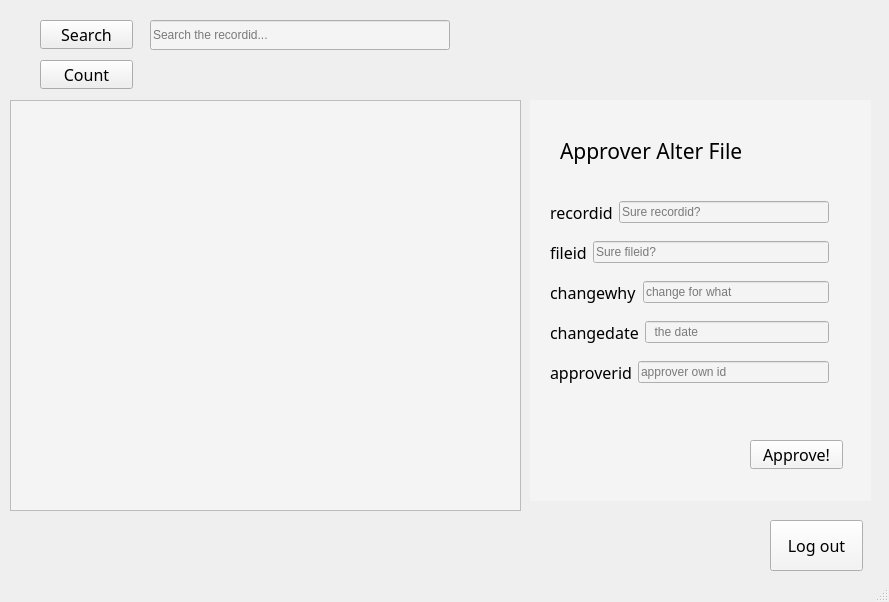
<?xml version="1.0" encoding="UTF-8"?>
<ui version="4.0">
 <class>approverpage</class>
 <widget class="QMainWindow" name="approverpage">
  <property name="geometry">
   <rect>
    <x>0</x>
    <y>0</y>
    <width>889</width>
    <height>602</height>
   </rect>
  </property>
  <property name="windowTitle">
   <string>MainWindow</string>
  </property>
  <property name="styleSheet">
   <string notr="true">#approverpage{
	border-image: url(:/picture5.jpg);
}</string>
  </property>
  <widget class="QWidget" name="centralwidget">
   <widget class="QTableView" name="cardTable">
    <property name="geometry">
     <rect>
      <x>10</x>
      <y>100</y>
      <width>511</width>
      <height>411</height>
     </rect>
    </property>
    <property name="styleSheet">
     <string notr="true">background-color: rgb(244, 244, 244);</string>
    </property>
   </widget>
   <widget class="QPushButton" name="pushButton_search">
    <property name="geometry">
     <rect>
      <x>40</x>
      <y>20</y>
      <width>93</width>
      <height>29</height>
     </rect>
    </property>
    <property name="font">
     <font>
      <family>MV Boli</family>
      <pointsize>12</pointsize>
     </font>
    </property>
    <property name="styleSheet">
     <string notr="true"/>
    </property>
    <property name="text">
     <string>Search</string>
    </property>
   </widget>
   <widget class="QLineEdit" name="searchid">
    <property name="geometry">
     <rect>
      <x>150</x>
      <y>20</y>
      <width>300</width>
      <height>30</height>
     </rect>
    </property>
    <property name="sizePolicy">
     <sizepolicy hsizetype="Fixed" vsizetype="Fixed">
      <horstretch>0</horstretch>
      <verstretch>0</verstretch>
     </sizepolicy>
    </property>
    <property name="minimumSize">
     <size>
      <width>300</width>
      <height>30</height>
     </size>
    </property>
    <property name="maximumSize">
     <size>
      <width>300</width>
      <height>31</height>
     </size>
    </property>
    <property name="styleSheet">
     <string notr="true">background-color: rgb(244, 244, 244);</string>
    </property>
    <property name="placeholderText">
     <string>Search the recordid...</string>
    </property>
   </widget>
   <widget class="QStackedWidget" name="controlPage_3">
    <property name="geometry">
     <rect>
      <x>530</x>
      <y>100</y>
      <width>341</width>
      <height>401</height>
     </rect>
    </property>
    <property name="styleSheet">
     <string notr="true">background-color: rgb(255, 255, 255);
background-color: rgb(244, 244, 244);</string>
    </property>
    <property name="currentIndex">
     <number>0</number>
    </property>
    <widget class="QWidget" name="page">
     <widget class="QPushButton" name="pushButton_approvealter">
      <property name="geometry">
       <rect>
        <x>220</x>
        <y>340</y>
        <width>93</width>
        <height>29</height>
       </rect>
      </property>
      <property name="font">
       <font>
        <family>MV Boli</family>
        <pointsize>12</pointsize>
       </font>
      </property>
      <property name="text">
       <string>Approve!</string>
      </property>
     </widget>
     <widget class="QLabel" name="label_5">
      <property name="geometry">
       <rect>
        <x>30</x>
        <y>30</y>
        <width>261</width>
        <height>41</height>
       </rect>
      </property>
      <property name="font">
       <font>
        <family>MV Boli</family>
        <pointsize>16</pointsize>
       </font>
      </property>
      <property name="text">
       <string>Approver Alter File</string>
      </property>
     </widget>
     <widget class="QWidget" name="layoutWidget">
      <property name="geometry">
       <rect>
        <x>20</x>
        <y>90</y>
        <width>279</width>
        <height>205</height>
       </rect>
      </property>
      <layout class="QVBoxLayout" name="verticalLayout">
       <item>
        <layout class="QHBoxLayout" name="horizontalLayout">
         <item>
          <widget class="QLabel" name="label">
           <property name="font">
            <font>
             <family>MV Boli</family>
             <pointsize>12</pointsize>
            </font>
           </property>
           <property name="text">
            <string>recordid</string>
           </property>
          </widget>
         </item>
         <item>
          <widget class="QLineEdit" name="choooserecordid">
           <property name="placeholderText">
            <string>Sure recordid?</string>
           </property>
          </widget>
         </item>
        </layout>
       </item>
       <item>
        <layout class="QHBoxLayout" name="horizontalLayout_2">
         <item>
          <widget class="QLabel" name="label_2">
           <property name="font">
            <font>
             <family>MV Boli</family>
             <pointsize>12</pointsize>
            </font>
           </property>
           <property name="text">
            <string>fileid</string>
           </property>
          </widget>
         </item>
         <item>
          <widget class="QLineEdit" name="thefileid">
           <property name="placeholderText">
            <string>Sure fileid?</string>
           </property>
          </widget>
         </item>
        </layout>
       </item>
       <item>
        <layout class="QHBoxLayout" name="horizontalLayout_3">
         <item>
          <widget class="QLabel" name="label_3">
           <property name="font">
            <font>
             <family>MV Boli</family>
             <pointsize>12</pointsize>
            </font>
           </property>
           <property name="text">
            <string>changewhy</string>
           </property>
          </widget>
         </item>
         <item>
          <widget class="QLineEdit" name="changeforwhat">
           <property name="placeholderText">
            <string>change for what</string>
           </property>
          </widget>
         </item>
        </layout>
       </item>
       <item>
        <layout class="QHBoxLayout" name="horizontalLayout_4">
         <item>
          <widget class="QLabel" name="label_6">
           <property name="font">
            <font>
             <family>MV Boli</family>
             <pointsize>12</pointsize>
            </font>
           </property>
           <property name="text">
            <string>changedate</string>
           </property>
          </widget>
         </item>
         <item>
          <widget class="QLineEdit" name="thechangedate">
           <property name="text">
            <string/>
           </property>
           <property name="placeholderText">
            <string>  the date</string>
           </property>
          </widget>
         </item>
        </layout>
       </item>
       <item>
        <layout class="QHBoxLayout" name="horizontalLayout_5">
         <item>
          <widget class="QLabel" name="label_4">
           <property name="font">
            <font>
             <family>MV Boli</family>
             <pointsize>12</pointsize>
            </font>
           </property>
           <property name="text">
            <string>approverid</string>
           </property>
          </widget>
         </item>
         <item>
          <widget class="QLineEdit" name="approverownid">
           <property name="placeholderText">
            <string>approver own id</string>
           </property>
          </widget>
         </item>
        </layout>
       </item>
      </layout>
     </widget>
    </widget>
   </widget>
   <widget class="QPushButton" name="pushButton_logoutapprover">
    <property name="geometry">
     <rect>
      <x>770</x>
      <y>520</y>
      <width>93</width>
      <height>51</height>
     </rect>
    </property>
    <property name="font">
     <font>
      <family>MV Boli</family>
      <pointsize>12</pointsize>
     </font>
    </property>
    <property name="styleSheet">
     <string notr="true">background-color: rgb(244, 244, 244);</string>
    </property>
    <property name="text">
     <string>Log out</string>
    </property>
   </widget>
   <widget class="QPushButton" name="pushButton_count_approve">
    <property name="geometry">
     <rect>
      <x>40</x>
      <y>60</y>
      <width>93</width>
      <height>29</height>
     </rect>
    </property>
    <property name="font">
     <font>
      <family>MV Boli</family>
      <pointsize>12</pointsize>
     </font>
    </property>
    <property name="text">
     <string>Count</string>
    </property>
   </widget>
   <widget class="QLabel" name="rowcount_approve">
    <property name="geometry">
     <rect>
      <x>160</x>
      <y>60</y>
      <width>51</width>
      <height>20</height>
     </rect>
    </property>
    <property name="font">
     <font>
      <pointsize>16</pointsize>
     </font>
    </property>
    <property name="styleSheet">
     <string notr="true"/>
    </property>
    <property name="text">
     <string/>
    </property>
   </widget>
   <zorder>cardTable</zorder>
   <zorder>searchid</zorder>
   <zorder>controlPage_3</zorder>
   <zorder>pushButton_logoutapprover</zorder>
   <zorder>pushButton_count_approve</zorder>
   <zorder>rowcount_approve</zorder>
   <zorder>pushButton_search</zorder>
  </widget>
  <widget class="QMenuBar" name="menubar">
   <property name="geometry">
    <rect>
     <x>0</x>
     <y>0</y>
     <width>889</width>
     <height>26</height>
    </rect>
   </property>
  </widget>
  <widget class="QStatusBar" name="statusbar"/>
 </widget>
 <resources/>
 <connections/>
</ui>
